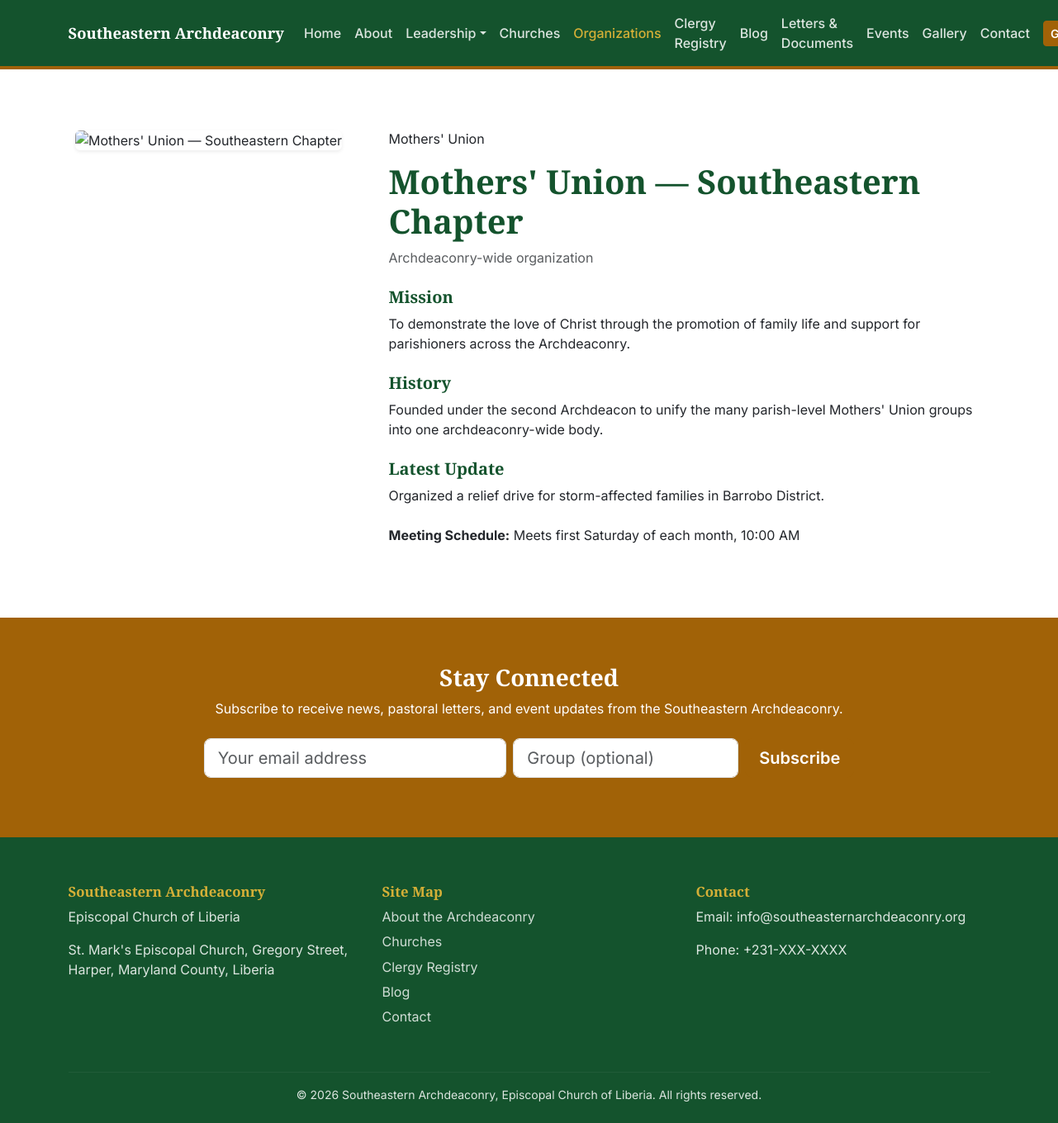
The page /pages/organization-single.php?slug=mothers-union-southeastern on the database its author committed.
### tables this page shows
CREATE TABLE organizations (
    id INT UNSIGNED AUTO_INCREMENT PRIMARY KEY,
    name VARCHAR(200) NOT NULL,
    slug VARCHAR(220) NOT NULL UNIQUE,
    logo VARCHAR(255) NULL,
    category VARCHAR(100) NULL,
    founding_date DATE NULL,
    church_id INT UNSIGNED NULL,
    leadership_json JSON NULL,
    short_history TEXT NULL,
    latest_update TEXT NULL,
    mission_statement TEXT NULL,
    meeting_schedule VARCHAR(255) NULL,
    created_at TIMESTAMP NOT NULL DEFAULT CURRENT_TIMESTAMP,
    updated_at TIMESTAMP NOT NULL DEFAULT CURRENT_TIMESTAMP ON UPDATE CURRENT_TIMESTAMP,
    CONSTRAINT fk_org_church FOREIGN KEY (church_id) REFERENCES churches(id) ON DELETE SET NULL
);

### public/includes/helpers.php (called while the page is built, shortened)
<?php
function e(?string $value): string
{
    return htmlspecialchars($value ?? '', ENT_QUOTES, 'UTF-8');
}
function base_url(string $path = ''): string
{
    return APP_URL . '/' . ltrim($path, '/');
}
function asset_url(string $path): string
{
    $path = ltrim($path, '/');
    $url = base_url('assets/' . $path);
    $filePath = BASE_PATH . '/public/assets/' . $path;
    if (is_file($filePath)) {
        $url .= '?v=' . filemtime($filePath);
    }
    return $url;
}
function upload_url(?string $path): string
{
    if (!$path) {
        return asset_url('images/placeholder.jpg');
    }
    return UPLOADS_URL . '/' . ltrim($path, '/');
}

### public/pages/organization-single.php (the view, shortened to what this page needs)
<?php
require_once __DIR__ . '/../includes/helpers.php';
$pdo = db();
$slug = trim($_GET['slug'] ?? '');
$stmt = $pdo->prepare(
    'SELECT organizations.*, churches.name AS church_name, churches.slug AS church_slug
     FROM organizations LEFT JOIN churches ON churches.id = organizations.church_id
     WHERE organizations.slug = :slug'
);
$stmt->execute(['slug' => $slug]);
$org = $stmt->fetch();
include __DIR__ . '/../includes/header.php';
?>
<section class="saa-section">
  <div class="container">
    <?php if (!$org): ?>
      <div class="saa-empty-state">
        <h3>Organization Not Found</h3>
        <a href="<?= e(base_url('pages/organizations.php')) ?>" class="btn saa-btn-accent">Back to Organizations</a>
      </div>
    <?php else: ?>
      <div class="row g-5">
        <div class="col-lg-4 text-center">
          <img src="<?= e(upload_url($org['logo'])) ?>" alt="<?= e($org['name']) ?>" class="img-fluid rounded shadow-sm">
        </div>
        <div class="col-lg-8">
          <?php if ($org['category']): ?><p class="eyebrow"><?= e($org['category']) ?></p><?php endif; ?>
          <h1><?= e($org['name']) ?></h1>
          <?php if ($org['church_name']): ?>
            <p class="text-muted">
              Based at <a href="<?= e(base_url('pages/church-single.php?slug=' . $org['church_slug'])) ?>"><?= e($org['church_name']) ?></a>
            </p>
          <?php else: ?>
            <p class="text-muted">Archdeaconry-wide organization</p>
          <?php endif; ?>
          <?php if ($org['mission_statement']): ?>
            <h5 class="mt-4">Mission</h5>
            <p><?= nl2br(e($org['mission_statement'])) ?></p>
          <?php endif; ?>
          <?php if ($org['short_history']): ?>
            <h5 class="mt-4">History</h5>
            <p><?= nl2br(e($org['short_history'])) ?></p>
          <?php endif; ?>
          <?php if ($org['latest_update']): ?>
            <h5 class="mt-4">Latest Update</h5>
            <p><?= nl2br(e($org['latest_update'])) ?></p>
          <?php endif; ?>
          <?php if ($org['meeting_schedule']): ?>
            <p class="mt-4"><strong>Meeting Schedule:</strong> <?= e($org['meeting_schedule']) ?></p>
          <?php endif; ?>
        </div>
      </div>
    <?php endif; ?>
  </div>
</section>
<?php include __DIR__ . '/../includes/footer.php'; ?>

### public/assets/css/theme.css (style rules this page uses)
:root { --saa-white: #FFFFFF; --saa-red: #A16207; --saa-red-dark: #713F12; --saa-blue: #14532D; --saa-blue-light: #15803D; --saa-cream: #F5F1E8; --saa-gold: #D4AF37; --saa-ink: #23262b; --saa-muted: #6b7280; --font-heading: 'Playfair Display', 'Georgia', serif; --font-body: 'Inter', 'Segoe UI', sans-serif; }
body { font-family: var(--font-body); color: var(--saa-ink); background-color: var(--saa-white); }
h1, h2, h3, h4, h5, h6, .font-heading { font-family: var(--font-heading); font-weight: 700; color: var(--saa-blue); }
.saa-section { padding: 4.5rem 0; }

### rows shown on the page
organizations: category "Mothers' Union", name "Mothers' Union — Southeastern Chapter", mission_statement "To demonstrate the love of Christ through the promotion of family life and support for parishioners across the Archdeaconry.", short_history "Founded under the second Archdeacon to unify the many parish-level Mothers' Union groups into one archdeaconry-wide body.", latest_update "Organized a relief drive for storm-affected families in Barrobo District.", meeting_schedule "Meets first Saturday of each month, 10:00 AM"

### other values the page prints
setting('contact_email', 'info@southeasternarchdeaconry.org') "info@southeasternarchdeaconry.org"
setting('contact_phone', '') "+231-XXX-XXXX"
